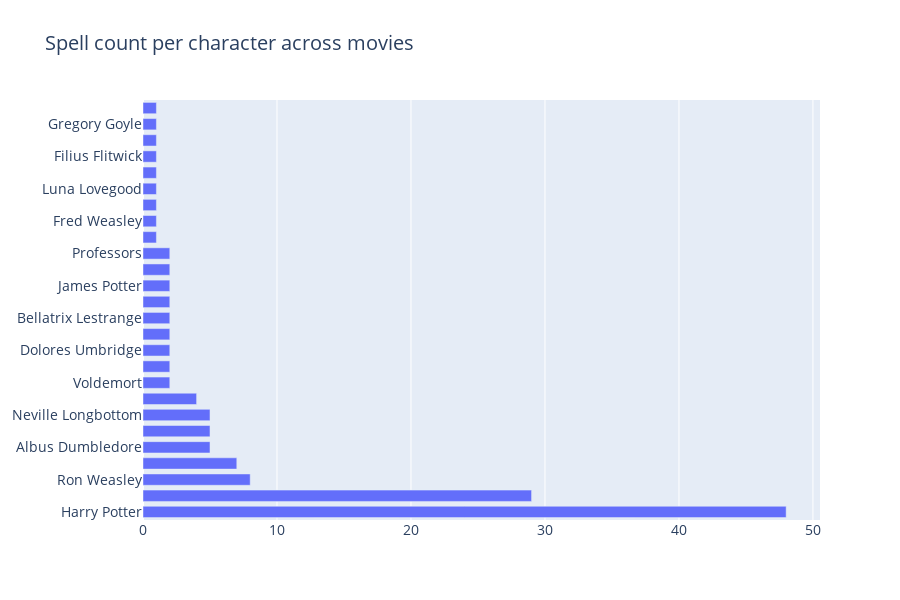

The notebook cell this image was saved under:
### Code cell
# prepare chart data
chart_title = 'Spell count per character across movies'
x_label = 'Character Name'
x = groupBy_character_df['Character Name']
y1_label = 'Casting-spell count'
y1 = groupBy_character_df['Casting-spell count']
# Create figure with secondary y-axis
fig = make_subplots()
# Add traces
fig.add_trace(
    go.Bar(x=y1, y=x,name=x_label, width=.7, orientation='h')
)
# Add figure title
fig.update_layout(
    title_text=chart_title,
    height=600,
    barmode='stack',
    font=dict(size=14),
    bargap=0.5,
    yaxis={'categoryorder':'total descending'},
)

fig.show()

### Figure 1 — Plotly figure (JSON) as saved in the notebook; plotly's stock layout.template omitted (floating-point values rounded to 4 significant figures)
{"data": [{"name": "Character Name", "orientation": "h", "type": "bar", "width": 0.7, "x": [48, 8, 29, 5, 5, 1, 2, 5, 7, 2, 1, 2, 2, 1, 2, 2, 1, 4, 2, 1, 1, 1, 1, 1, 2, 2], "y": ["Harry Potter", "Ron Weasley", "Hermione Granger", "Albus Dumbledore", "Severus Snape", "Minerva McGonagall", "Voldemort", "Neville Longbottom", "Remus Lupin", "Draco Malfoy", "Fred Weasley", "Dolores Umbridge", "Sirius Black", "George Weasley", "Bellatrix Lestrange", "Tom Riddle", "Luna Lovegood", "Gilderoy Lockhart", "James Potter", "Rolanda Hooch", "Filius Flitwick", "Parvati Patil", "Gregory Goyle", "Ghosts", "All", "Professors"]}], "layout": {"bargap": 0.5, "barmode": "stack", "font": {"size": 14}, "height": 600, "title": {"text": "Spell count per character across movies"}, "xaxis": {"anchor": "y", "domain": [0, 1]}, "yaxis": {"anchor": "x", "categoryorder": "total descending", "domain": [0, 1]}}}
